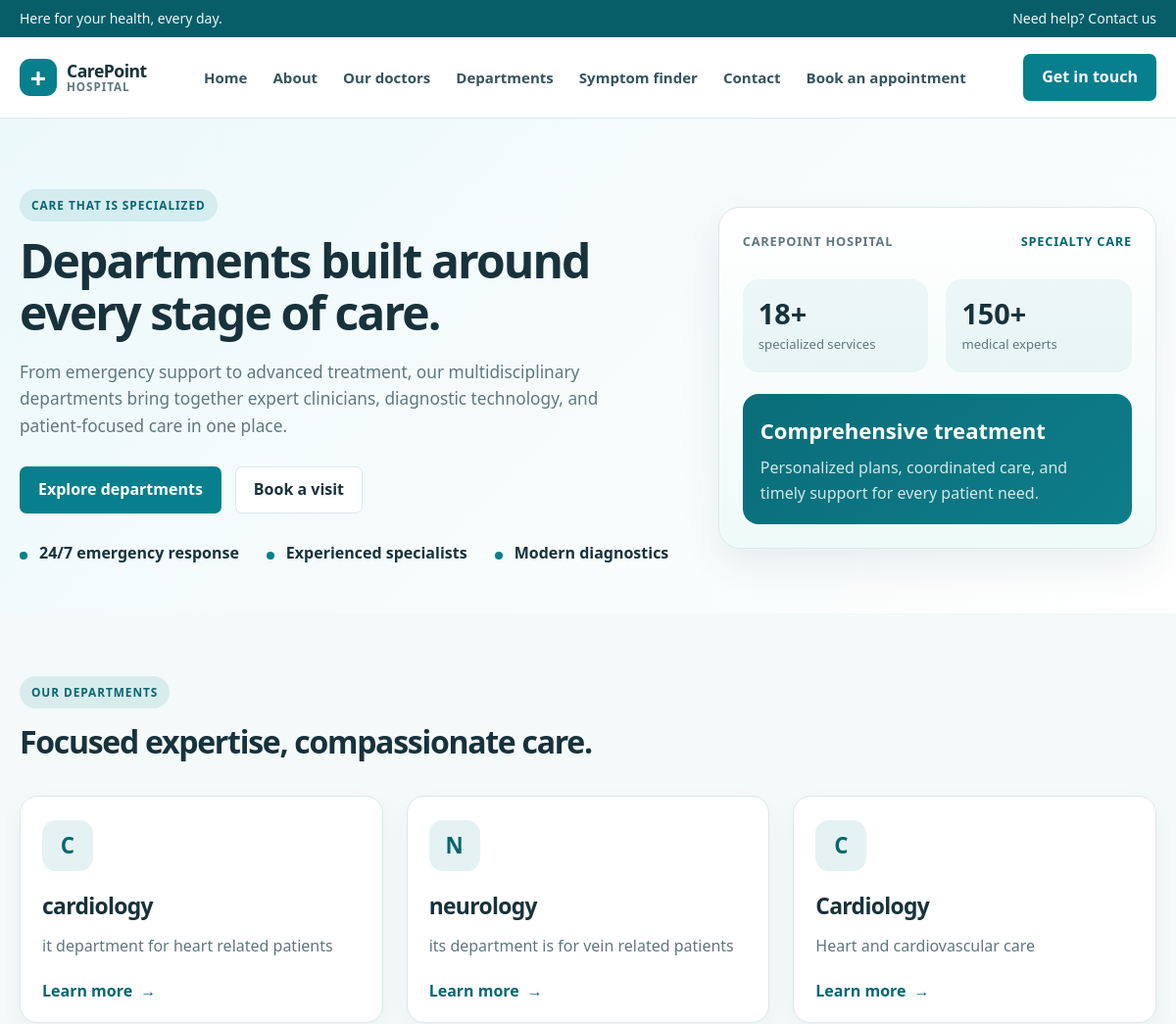
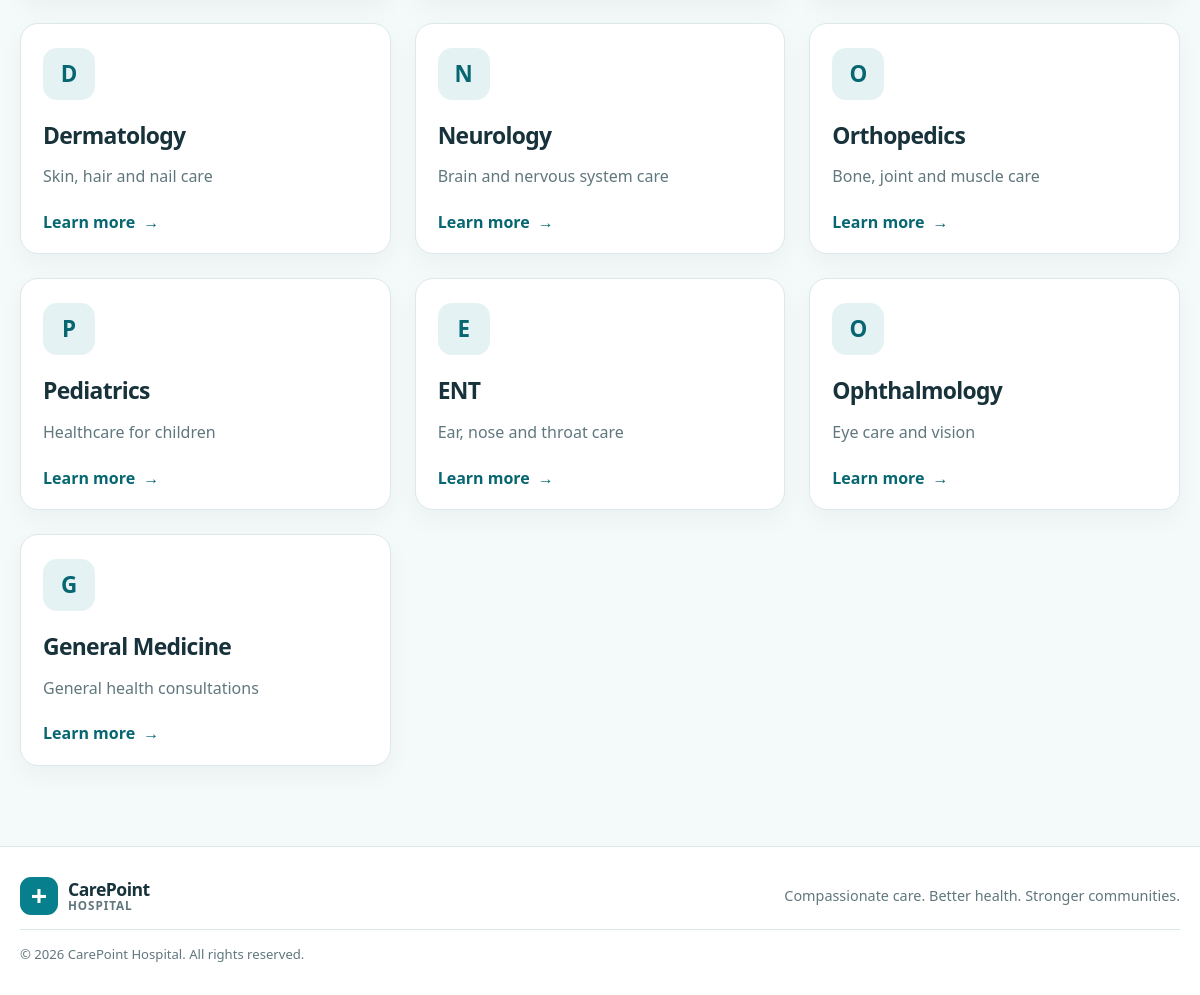
Page /department/ on the committed database (2 pictures, top to bottom).
### home/models.py (models this page shows, shortened)
class dpt(models.Model):
    department_name=models.CharField(max_length=100)
    dpt_description=models.TextField()

### home/views.py (the view)
# urls.py: path('department/', views.department, name='department'),
def department(request):
    dict_dpt ={ 'departments': dpt.objects.all() }
    return render(request, 'department.html', dict_dpt)

### home/templates/department.html (shortened to what this page needs)
{% extends "base.html" %}
{% block content %}
<section class="department-hero">
    <div class="container department-hero-inner">
        <div class="department-hero-copy">
            <span class="eyebrow">Care that is specialized</span>
            <h1>Departments built around every stage of care.</h1>
            <p>
                From emergency support to advanced treatment, our multidisciplinary departments bring
                together expert clinicians, diagnostic technology, and patient-focused care in one place.
            </p>
            <div class="hero-actions">
                <a class="button button-primary" href="#department-list">Explore departments</a>
                <a class="button button-secondary" href="{% url 'contact' %}">Book a visit</a>
            </div>
            <ul class="hero-highlights" aria-label="Hospital highlights">
                <li>24/7 emergency response</li>
                <li>Experienced specialists</li>
                <li>Modern diagnostics</li>
            </ul>
        </div>
        <div class="hero-card" aria-label="Department overview">
            <div class="hero-card-top">
                <span>CarePoint Hospital</span>
                <strong>Specialty care</strong>
            </div>
            <div class="hero-metric-row">
                <div>
                    <strong>18+</strong>
                    <span>specialized services</span>
                </div>
                <div>
                    <strong>150+</strong>
                    <span>medical experts</span>
                </div>
            </div>
            <div class="hero-card-panel">
                <h2>Comprehensive treatment</h2>
                <p>Personalized plans, coordinated care, and timely support for every patient need.</p>
            </div>
        </div>
    </div>
</section>
<section id="department-list" class="department-section">
    <div class="container">
        <div class="section-heading">
            <span class="eyebrow eyebrow-inline">Our departments</span>
            <h2>Focused expertise, compassionate care.</h2>
        </div>
        {% if departments %}
            <div class="department-grid">
                {% for d in departments %}
                    <article class="department-card">
                        <div class="department-icon" aria-hidden="true">{{ d.department_name|slice:":1"|upper }}</div>
                        <h3>{{ d.department_name }}</h3>
                        <p>{{ d.dpt_description }}</p>
                        <a href="{% url 'contact' %}" class="department-link">Learn more</a>
                    </article>
                {% endfor %}
            </div>
        {% else %}
            <div class="empty-state">
                <p>No departments have been added yet. Please check back soon.</p>
            </div>
        {% endif %}
    </div>
</section>
{% endblock %}

### home/templates/base.html (shortened to what this page needs)
{% load static %}
<!doctype html>
<html lang="en">
<head>
    <link rel="stylesheet" href="{% static 'home/css/style.css' %}">
</head>
<body>
    <div class="topbar">
        <div class="container topbar-inner">
            <p>Here for your health, every day.</p>
            <a href="{% url 'contact' %}">Need help? Contact us</a>
        </div>
    </div>
    <header class="site-header">
        <div class="container header-inner">
            <a class="brand" href="{% url 'index' %}" aria-label="CarePoint Hospital home">
                <span class="brand-mark" aria-hidden="true">+</span>
                <span class="brand-name">CarePoint <span>Hospital</span></span>
            </a>
            <nav class="main-nav" aria-label="Main navigation">
                <a href="{% url 'index' %}">Home</a>
                <a href="{% url 'about' %}">About</a>
                <a href="{% url 'doctor' %}">Our doctors</a>
                <a href="{% url 'department' %}">Departments</a>
                <a href="{% url 'smart_recommendation' %}">Symptom finder</a>
                <a href="{% url 'contact' %}">Contact</a>
                <a href="{% url 'booking' %}">Book an appointment</a>
            </nav>
            <a class="button button-primary header-cta" href="{% url 'contact' %}">Get in touch</a>
        </div>
    </header>
    <main id="main-content">
        {% block content %}{% endblock %}
    </main>
    <footer class="site-footer">
        <div class="container footer-inner">
            <a class="brand footer-brand" href="{% url 'index' %}">
                <span class="brand-mark" aria-hidden="true">+</span>
                <span class="brand-name">CarePoint <span>Hospital</span></span>
            </a>
            <p>Compassionate care. Better health. Stronger communities.</p>
            <p class="copyright">&copy; {% now "Y" %} CarePoint Hospital. All rights reserved.</p>
        </div>
    </footer>
</body>
</html>

### rows in the picture
dpt: department_name "C", department_name "cardiology", dpt_description "it department for heart related patients"
dpt: department_name "N", department_name "neurology", dpt_description "its department is for vein related patients"
dpt: department_name "C", department_name "Cardiology", dpt_description "Heart and cardiovascular care"
dpt: department_name "D", department_name "Dermatology", dpt_description "Skin, hair and nail care"
dpt: department_name "N", department_name "Neurology", dpt_description "Brain and nervous system care"
dpt: department_name "O", department_name "Orthopedics", dpt_description "Bone, joint and muscle care"
dpt: department_name "P", department_name "Pediatrics", dpt_description "Healthcare for children"
dpt: department_name "E", department_name "ENT", dpt_description "Ear, nose and throat care"
dpt: department_name "O", department_name "Ophthalmology", dpt_description "Eye care and vision"
dpt: department_name "G", department_name "General Medicine", dpt_description "General health consultations"
